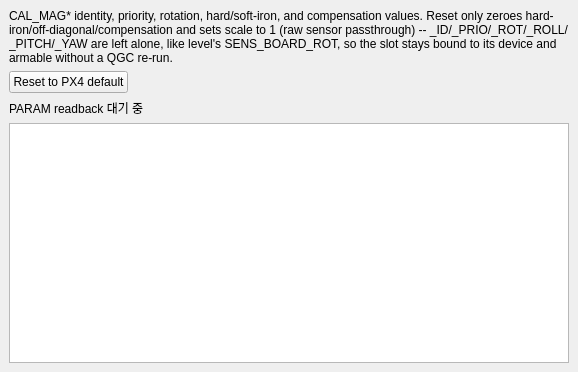
                        <widget class="QWidget" name="widget80">
                          <property name="minimumSize">
                            <size>
                              <width>0</width>
                              <height>0</height>
                            </size>
                          </property>
                          <property name="maximumSize">
                            <size>
                              <width>16777215</width>
                              <height>16777215</height>
                            </size>
                          </property>
                          <layout class="QVBoxLayout" name="layout81" stretch="0,0,0,1">
                            <property name="leftMargin">
                              <number>9</number>
                            </property>
                            <property name="topMargin">
                              <number>9</number>
                            </property>
                            <property name="rightMargin">
                              <number>9</number>
                            </property>
                            <property name="bottomMargin">
                              <number>9</number>
                            </property>
                            <property name="spacing">
                              <number>6</number>
                            </property>
                            <item>
                              <widget class="QLabel" name="widget82">
                                <property name="minimumSize">
                                  <size>
                                    <width>0</width>
                                    <height>0</height>
                                  </size>
                                </property>
                                <property name="maximumSize">
                                  <size>
                                    <width>16777215</width>
                                    <height>16777215</height>
                                  </size>
                                </property>
                                <property name="text">
                                  <string>CAL_MAG* identity, priority, rotation, hard/soft-iron, and compensation values. Reset only zeroes hard-iron/off-diagonal/compensation and sets scale to 1 (raw sensor passthrough) -- _ID/_PRIO/_ROT/_ROLL/_PITCH/_YAW are left alone, like level's SENS_BOARD_ROT, so the slot stays bound to its device and armable without a QGC re-run.</string>
                                </property>
                                <property name="wordWrap">
                                  <bool>true</bool>
                                </property>
                                <property name="alignment">
                                  <set>Qt::AlignLeft|Qt::AlignVCenter</set>
                                </property>
                                <property name="textInteractionFlags">
                                  <set>Qt::LinksAccessibleByMouse</set>
                                </property>
                                <property name="legacyObjectName" stdset="0">
                                  <string>compactContract</string>
                                </property>
                              </widget>
                            </item>
                            <item>
                              <layout class="QHBoxLayout" name="layout83" stretch="0,1">
                                <property name="leftMargin">
                                  <number>0</number>
                                </property>
                                <property name="topMargin">
                                  <number>0</number>
                                </property>
                                <property name="rightMargin">
                                  <number>0</number>
                                </property>
                                <property name="bottomMargin">
                                  <number>0</number>
                                </property>
                                <property name="spacing">
                                  <number>6</number>
                                </property>
                                <item>
                                  <widget class="QPushButton" name="px4_parameter_reset_buttons_left_compass">
                                    <property name="minimumSize">
                                      <size>
                                        <width>0</width>
                                        <height>0</height>
                                      </size>
                                    </property>
                                    <property name="maximumSize">
                                      <size>
                                        <width>16777215</width>
                                        <height>16777215</height>
                                      </size>
                                    </property>
                                    <property name="text">
                                      <string>Reset to PX4 default</string>
                                    </property>
                                    <property name="commandId" stdset="0">
                                      <string>pixhawk.reset_calibration.p1.compass</string>
                                    </property>
                                  </widget>
                                </item>
                                <item>
                                  <spacer name="spacer85">
                                    <property name="orientation">
                                      <enum>Qt::Horizontal</enum>
                                    </property>
                                    <property name="sizeHint">
                                      <size>
                                        <width>0</width>
                                        <height>0</height>
                                      </size>
                                    </property>
                                  </spacer>
                                </item>
                              </layout>
                            </item>
                            <item>
                              <widget class="QLabel" name="px4_parameter_group_status_labels_left_compass">
                                <property name="minimumSize">
                                  <size>
                                    <width>0</width>
                                    <height>0</height>
                                  </size>
                                </property>
                                <property name="maximumSize">
                                  <size>
                                    <width>16777215</width>
                                    <height>16777215</height>
                                  </size>
                                </property>
                                <property name="text">
                                  <string>PARAM readback 대기 중</string>
                                </property>
                                <property name="wordWrap">
                                  <bool>true</bool>
                                </property>
                                <property name="alignment">
                                  <set>Qt::AlignLeft|Qt::AlignVCenter</set>
                                </property>
                                <property name="textInteractionFlags">
                                  <set>Qt::TextSelectableByMouse</set>
                                </property>
                                <property name="legacyObjectName" stdset="0">
                                  <string>statusStrip</string>
                                </property>
                              </widget>
                            </item>
                            <item>
                              <widget class="QTableView" name="px4_parameter_tables_left_compass">
                                <property name="minimumSize">
                                  <size>
                                    <width>0</width>
                                    <height>240</height>
                                  </size>
                                </property>
                                <property name="maximumSize">
                                  <size>
                                    <width>16777215</width>
                                    <height>16777215</height>
                                  </size>
                                </property>
                                <property name="editTriggers">
                                  <set>QAbstractItemView::NoEditTriggers</set>
                                </property>
                                <property name="selectionBehavior">
                                  <enum>QAbstractItemView::SelectRows</enum>
                                </property>
                                <property name="selectionMode">
                                  <enum>QAbstractItemView::ExtendedSelection</enum>
                                </property>
                                <attribute name="verticalHeaderVisible">
                                  <bool>false</bool>
                                </attribute>
                                <attribute name="horizontalHeaderStretchLastSection">
                                  <bool>true</bool>
                                </attribute>
                                <property name="horizontalScrollMode">
                                  <enum>QAbstractItemView::ScrollPerItem</enum>
                                </property>
                                <property name="alternatingRowColors">
                                  <bool>true</bool>
                                </property>
                              </widget>
                            </item>
                          </layout>
                          <attribute name="title">
                            <string>Compass / magnetometer calibration</string>
                          </attribute>
                        </widget>
